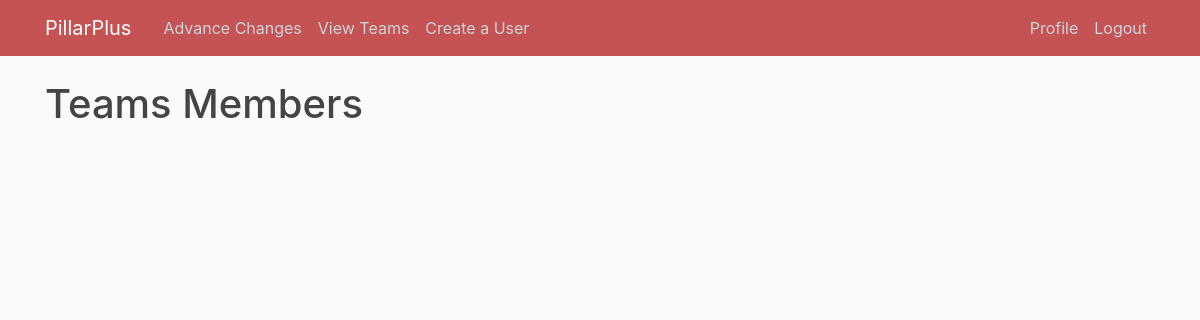
The app's page /Web Developer (signed in), older data.
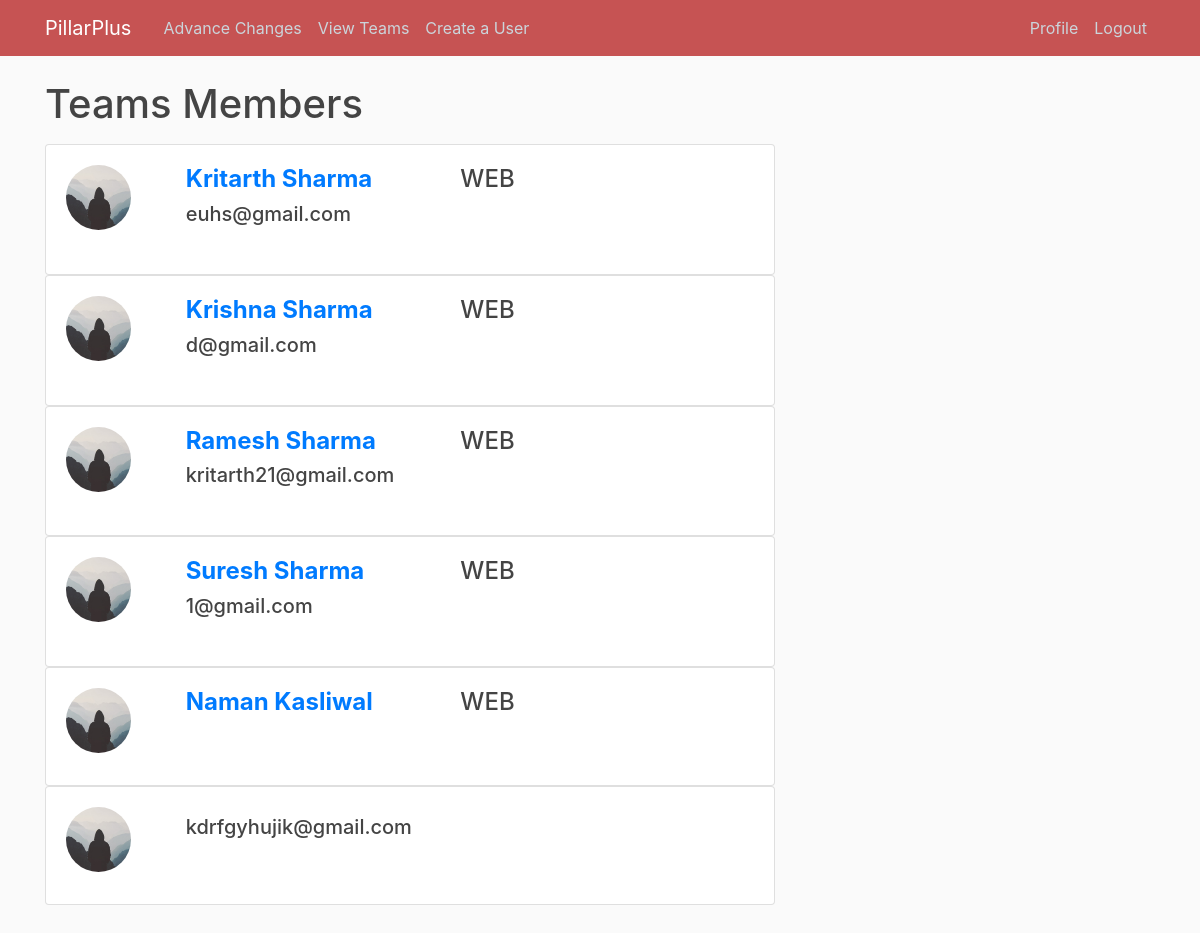
The same page, newer data.
### users/models.py (models this page shows, shortened)
class Profile(models.Model):
    user = models.OneToOneField(User, on_delete=models.CASCADE)
    image = models.ImageField(default='default.jpg', upload_to='profile_pics')
    goal=models.CharField(max_length=1000)
    role=models.CharField(max_length=100)
    team=models.ForeignKey(Team,on_delete=models.CASCADE,blank=True, null=True)
    def __str__(self):
        return f'{self.user.username} Profile'

### blog/views.py (the view)
# urls.py: path('<str:name>',views.teammembers,name='teammembers'),
def teammembers(request,name):
    if request.user.is_superuser:
        context = {
                'team': Profile.objects.filter(team__name=name),
            }
        print(context)
        return render(request, 'blog/teammembers.html', context)

### blog/templates/blog/teammembers.html (shortened to what this page needs)
{% extends "blog/base.html" %}
{% block content %}
<h1 class="mb-3">Teams Members {{ self.kwargs.name }} </h1>
{% for post in team %}
<div class="container" >
<div class="row">
<div class="card" style="width: 50rem;">
<div class="card-body">
<h5 class="card-title">
<div class="row">
<div class="col-sm-2 col-md-2">
<img src="{{ post.user.profile.image.url }}" alt="" class="rounded-circle article-img"/>
</div>
<div class="col-sm-6 col-md-6" style="">
<h4>
<b> <a  href="{% url 'user-posts' post.user %}">{{ post.user.get_full_name }}</a></b><p style="float:right;"> {{ post.user.profile.role|safe }}
</p></h4>
<p>
{{ post.user.email }}</p>
</div>
</div>
</div>
</div>
<br>
<br>
{% endfor %}
{% endblock content %}

### blog/templates/blog/base.html (shortened to what this page needs)
{% load static %}
<!DOCTYPE html>
<html>
<head>
    <link rel="stylesheet" href="https://maxcdn.bootstrapcdn.com/bootstrap/4.0.0/css/bootstrap.min.css">
    <link rel="stylesheet" type="text/css" href="{% static 'blog/main.css' %}">
</head>
<body>
    <header class="site-header">
      <nav class="navbar navbar-expand-md navbar-dark fixed-top" style="background-color: #c65353;">
        <div class="container">
          <a class="navbar-brand mr-4" href="{% url 'team' %}">PillarPlus</a>
          <div class="collapse navbar-collapse" id="navbarToggle">
            <div class="navbar-nav mr-auto">
              {% if user.is_superuser %}
              <a class="nav-item nav-link" href="{% url 'admin:index' %}">Advance Changes</a>
              <a class="nav-item nav-link" href="{% url 'team' %}">View Teams</a>
              <a class="nav-item nav-link" href="{% url 'register' %}">Create a User</a>
              {% endif %}
            </div>
            <div class="navbar-nav">
              {% if user.is_authenticated %}
                <a class="nav-item nav-link" href="{% url 'profile' %}">Profile</a>
                <a class="nav-item nav-link" href="{% url 'logout' %}">Logout</a>
              {% else %}
                <a class="nav-item nav-link" href="{% url 'login' %}">Login</a>
              {% endif %}
            </div>
          </div>
        </div>
      </nav>
    </header>
    <main role="main" class="container">
      <div class="row">
        <div class="col-md-8">
          {% block content %}{% endblock %}
        </div>
      </div>
    </main>
</body>
</html>

### blog/static/blog/main.css (style rules this page uses)
body { background: #fafafa; color: #333333; margin-top: 5rem; }
h1, h2, h3, h4, h5, h6 { color: #444444; }
.site-header .navbar-nav .nav-link { color: #cbd5db; }
.article-img { height: 65px; width: 65px; margin-right: 16px; }

Row changes from the older to the newer data that the page shows:
now on this page (row edited): Profile: user.profile.image (placeholder picture), user.get_full_name "Kritarth Sharma", user.profile.role "WEB", user.email "euhs@gmail.com"
now on this page (row edited): Profile: user.profile.image (placeholder picture), user.get_full_name "Krishna Sharma", user.profile.role "WEB", user.email "d@gmail.com"
now on this page (row edited): Profile: user.profile.image (placeholder picture), user.get_full_name "Ramesh Sharma", user.profile.role "WEB", user.email "kritarth21@gmail.com"
now on this page (row edited): Profile: user.profile.image (placeholder picture), user.get_full_name "Suresh Sharma", user.profile.role "WEB", user.email "1@gmail.com"
now on this page (row edited): Profile: user.profile.image (placeholder picture), user.get_full_name "Naman Kasliwal", user.profile.role "WEB"
added Profile: user.profile.image (placeholder picture), user.email "kdrfgyhujik@gmail.com"
